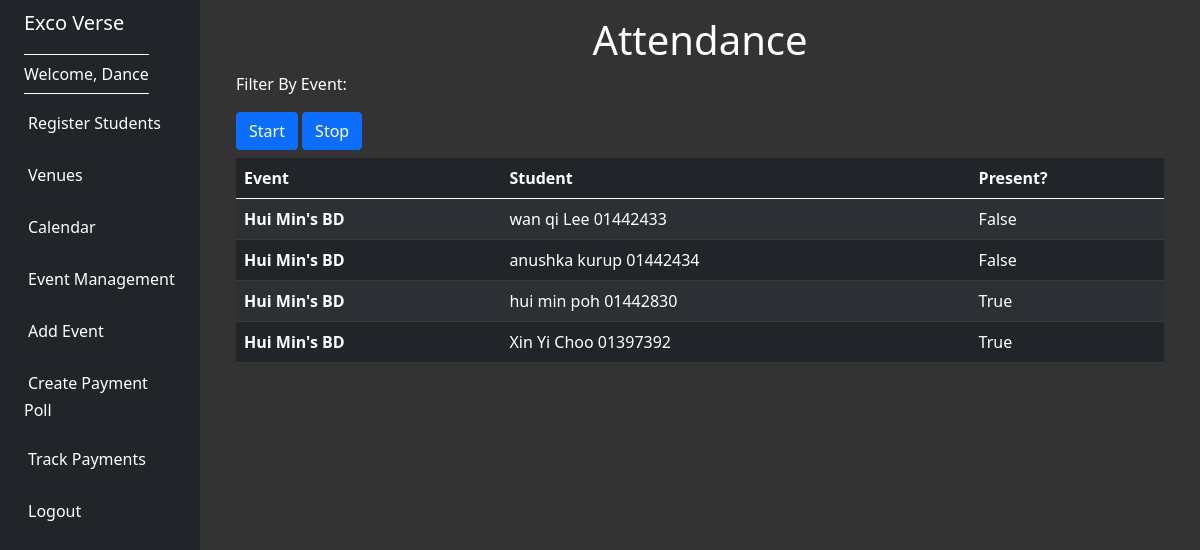
Before: /attendance/46/ (signed in) with the older database file.
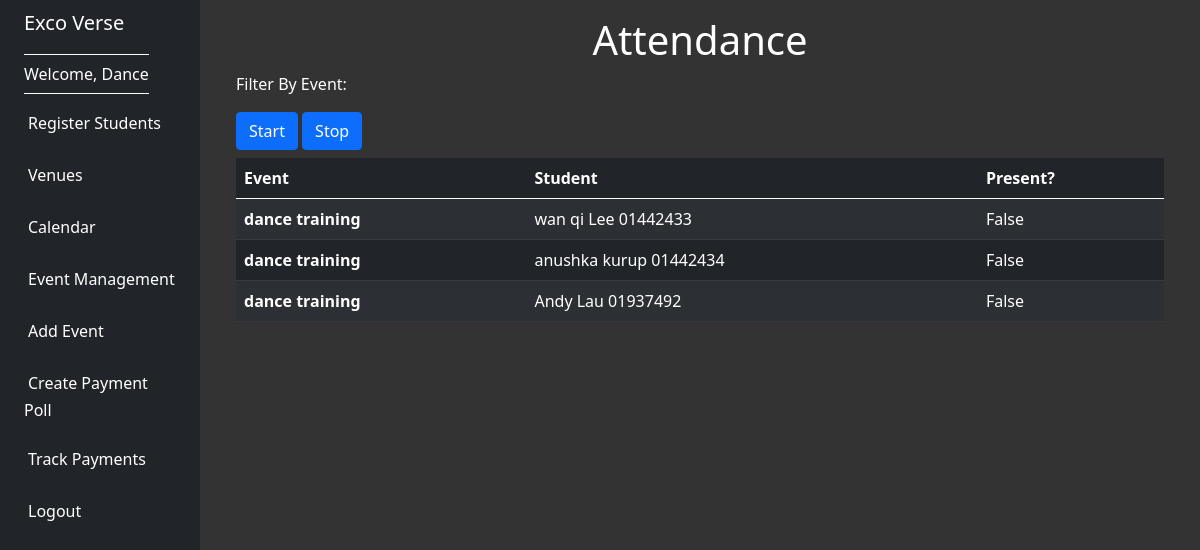
After: the same page with the newer database file.
### events/models.py (models this page shows, shortened)
class Attendance(models.Model):
    student = models.ForeignKey(Student, blank=True, null=True, on_delete=models.CASCADE)
    event = models.ForeignKey(Event, blank=True, null=True, on_delete=models.CASCADE)
    present = models.BooleanField(default=False)
    manager = models.CharField('Manager', max_length=120, blank=True)

class Event(models.Model):
    name = models.CharField('Event Name', max_length=120)
    start_event_date = models.DateTimeField('Event Start Date')
    end_event_date = models.DateTimeField('Event End Date')
    venue = models.ForeignKey(Venue, blank=True, null=True, on_delete=models.CASCADE)
    attendees = models.ManyToManyField(Student, blank=True, null=True)
    internal = models.BooleanField(default=False)
    description = models.TextField(blank=True)
    manager = models.CharField('Manager', max_length=120, blank=True)
    def __str__(self):
        return self.name

class Student(models.Model):
    first_name = models.CharField(max_length=30)
    last_name = models.CharField(max_length=30)
    student_id = models.CharField(max_length=30)
    email = models.EmailField('User Email', unique=True)
    mobile_number = models.CharField(max_length=30)
    chat_id= models.CharField(max_length=30, null = True)
    def __str__(self):
        return self.first_name + ' ' + self.last_name + ' ' + self.student_id

### events/views.py (the view)
# urls.py: path('attendance/<str:id>/', views.get_attendance, name='attendance'),
def get_attendance(request,id):
    id = str(id)
    if request.user.is_authenticated:
        username = request.user.username
        print(username)
        print(id)
        manager_list = Attendance.objects.filter(manager=username)
        list1 = manager_list.filter(id=id)
        list2 = Attendance.objects.filter(event__id=id)
        print(list1)
        return render(request,'events/attendance.html',{'attendance_list':list2})

### events/templates/events/attendance.html (shortened to what this page needs)
{% extends 'events/base.html' %}
{% block content %}
<center>
    <h1>Attendance</h1>
</center>
<p>Filter By Event:</p>
<button class="btn btn-primary" id="startButton">Start</button>
<button class="btn btn-primary" id="stopButton">Stop</button>
<table class="table table-striped table-dark">
    <thead>
        <tr>
            <th scope="col">Event</th>
            <th scope="col">Student</th>
            <th scope="col">Present?</th>
        </tr>
    </thead>
    <tbody>
        {% for attendance in attendance_list %}
        <tr>
            <th scope="row">{{ attendance.event }}</th>
            <td>{{ attendance.student }}</td>
            <td>{{ attendance.present }}</td>
        </tr>
        {% endfor %}
    </tbody>
</table>
{% endblock %}

### events/templates/events/base.html (shortened to what this page needs)
<!doctype html>
<html lang="en">
<head>
  <link href="https://cdn.jsdelivr.net/npm/bootstrap@5.0.2/dist/css/bootstrap.min.css" rel="stylesheet"
>
    <link rel="stylesheet" href="https://cdnjs.cloudflare.com/ajax/libs/fullcalendar/3.10.2/fullcalendar.min.css" />
</head>
<body>
  <div class="container-fluid">
    <div class="row flex-nowrap">
      <div class="col-auto col-md-3 col-xl-2 px-sm-2 px-0 bg-dark">
        <div class="d-flex flex-column align-items-center align-items-sm-start px-3 pt-2 text-white min-vh-100">
          <a href="/" class="d-flex align-items-center pb-3 mb-md-0 me-md-auto text-white text-decoration-none">
            <span class="fs-5 d-none d-sm-inline">Exco Verse</span>
          </a>
          <ul class="nav nav-pills flex-column mb-sm-auto mb-0 align-items-center align-items-sm-start" id="menu">
            {% if user.is_authenticated %}
            <li class="nav-item welcome-item">
              <span class="nav-link align-middle px-0 welcome-text">Welcome, {{ user.username }}</span>
          </li>
            <li class="nav-item">
              <a href="{% url 'add-student' %}" class="nav-link align-middle px-0">
                 <span class="ms-1 d-none d-sm-inline text-white">Register Students</span>
              </a>
            </li>
            <li class="nav-item">
              <a href="{% url 'list-venues' %}" class="nav-link align-middle px-0">
                 <span class="ms-1 d-none d-sm-inline text-white">Venues</span>
              </a>
            </li>
            <li>
            <li class="nav-item">
              <a href="{% url 'events' %}" class="nav-link align-middle px-0">
                 <span class="ms-1 d-none d-sm-inline text-white">Calendar</span>
              </a>
            </li>
            <li class="nav-item">
              <a href="{% url 'list-events' %}" class="nav-link align-middle px-0">
                 <span class="ms-1 d-none d-sm-inline text-white">Event Management</span>
              </a>
            </li>
            <li class="nav-item">
              <a href="{% url 'add-event' %}" class="nav-link align-middle px-0">
                 <span class="ms-1 d-none d-sm-inline text-white">Add Event</span>
              </a>
            </li>
            <li class="nav-item">
              <a href="{% url 'payment' %}" class="nav-link align-middle px-0">
                 <span class="ms-1 d-none d-sm-inline text-white">Create Payment Poll</span>
              </a>
            </li>
            <li class="nav-item">
              <a href="{% url 'track_payments' %}" class="nav-link align-middle px-0">
                 <span class="ms-1 d-none d-sm-inline text-white">Track Payments</span>
              </a>
            </li>
            <li class="nav-item">
              <a href="{% url 'logout' %}" class="nav-link align-middle px-0">
                 <span class="ms-1 d-none d-sm-inline text-white">Logout</span>
              </a>
            </li>
          {% endif %}
        </div>
      </div>
      <div class="col py-3">
        <div class="container-fluid">
          {% block content %}
          {% endblock %}
      </div>
      </div>
    </div>
  </div>
  <br>
</body>
</html>

### events/templates/events/base.html (style rules this page uses)
body { background-color: #333; color: white; }
.welcome-text { color: white; }
.welcome-item { position: relative; }
.welcome-item::before, .welcome-item::after { content: ""; position: absolute; width: 100%; height: 1px; background-color: white; }
.welcome-item::before { top: 0; }
.welcome-item::after { bottom: 0; }

Changed rows visible on the page:
no longer on this page (row edited): Attendance: event "Hui Min's BD", student "wan qi Lee 01442433", present "False"
changed Attendance: event "Hui Min's BD" → "dance training"; student "anushka kurup 01442434" → "wan qi Lee 01442433"
changed Attendance: event "Hui Min's BD" → "dance training"; student "hui min poh 01442830" → "anushka kurup 01442434"; present "True" → "False"
changed Attendance: event "Hui Min's BD" → "dance training"; student "Xin Yi Choo 01397392" → "Andy Lau 01937492"; present "True" → "False"
